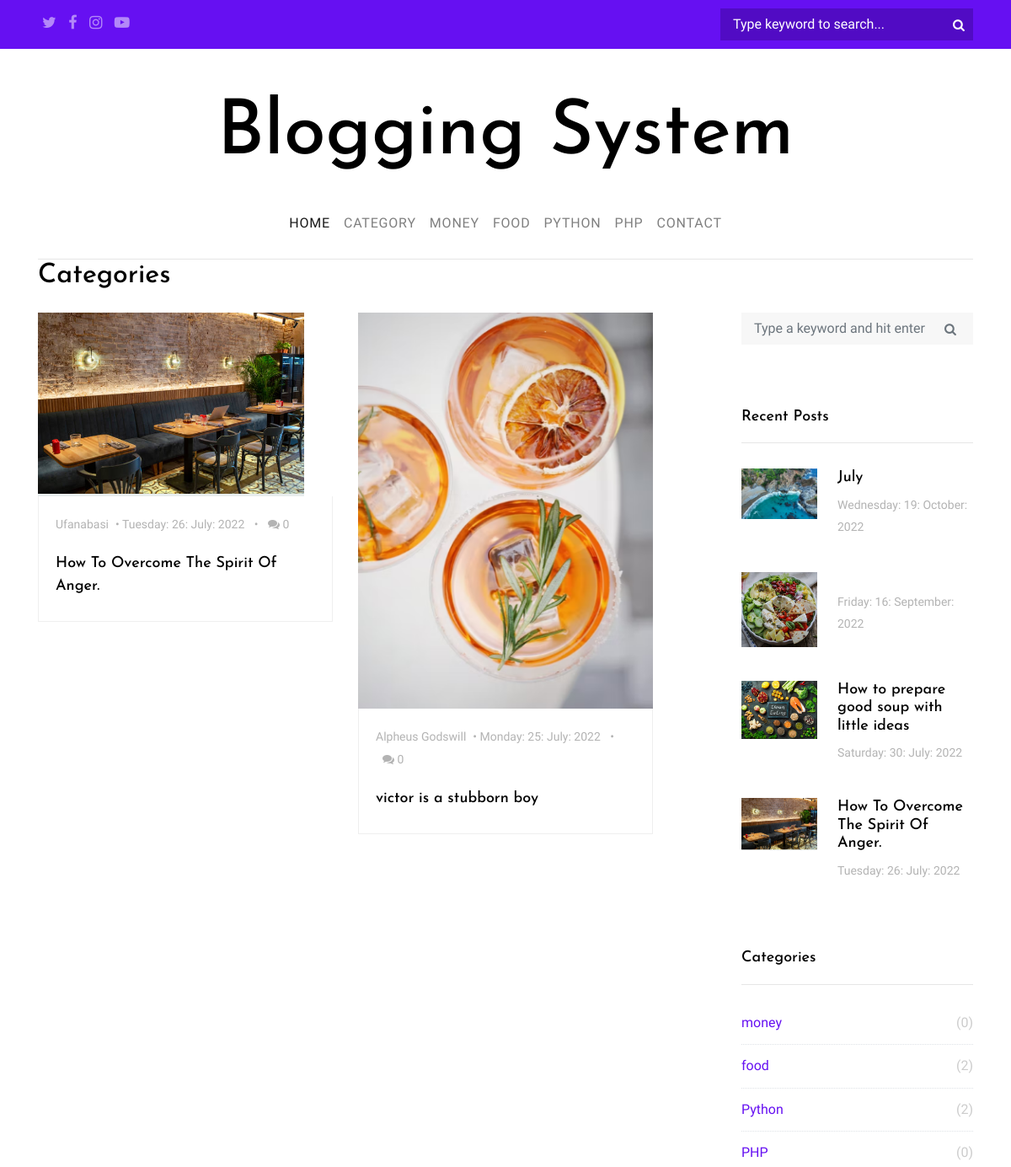
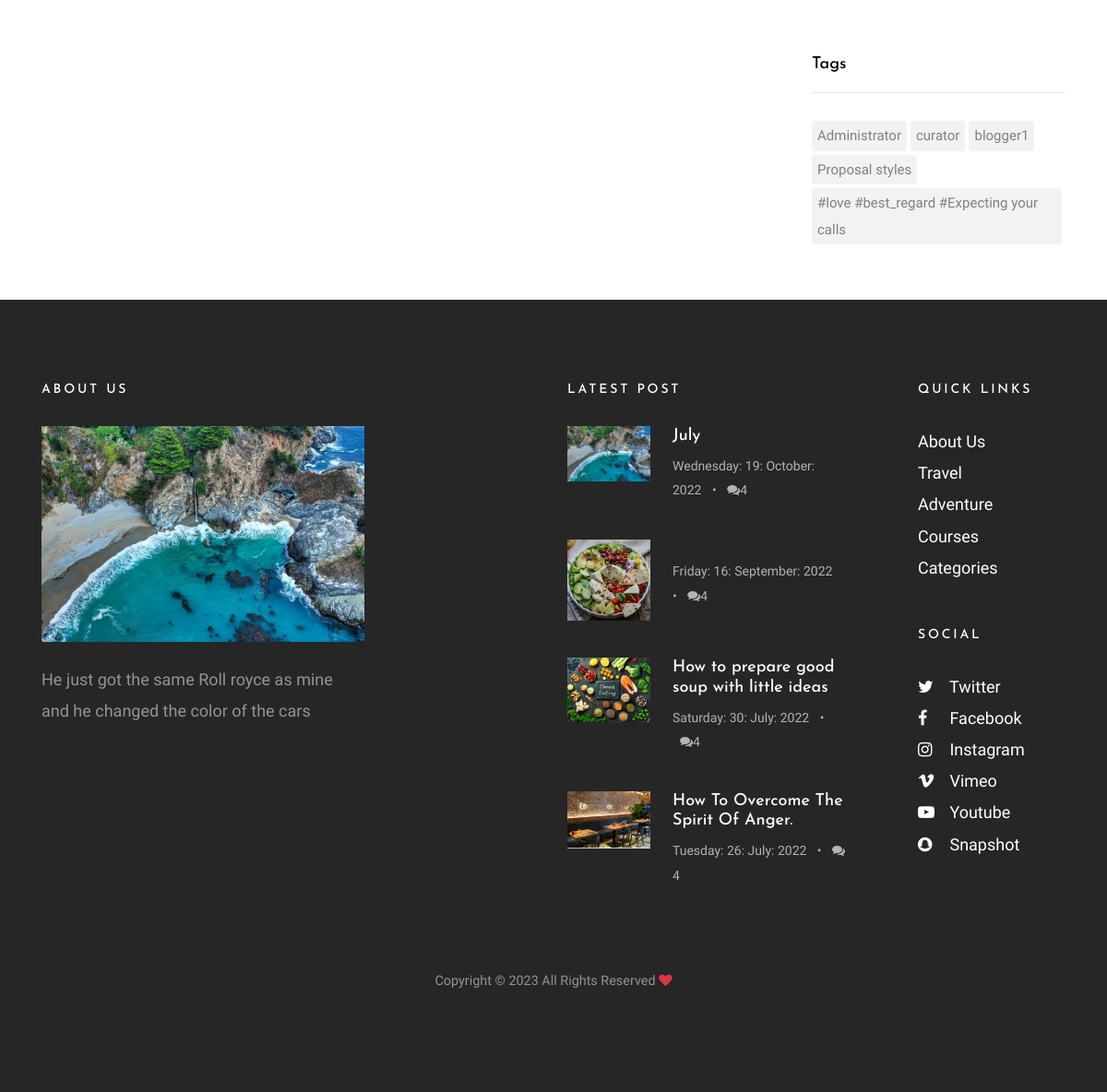
The app's page /category.php?cat_id=6 with its own data (2 pictures, top to bottom).
### tables this page shows
CREATE TABLE `categories` (
  `cat_id` int(11) NOT NULL,
  `cat_title` varchar(255) NOT NULL
);

CREATE TABLE `posts` (
  `post_id` int(11) NOT NULL,
  `post_title` varchar(255) NOT NULL,
  `post_category` varchar(255) NOT NULL,
  `post_category_id` int(11) NOT NULL,
  `post_author` varchar(255) NOT NULL,
  `post_content` text NOT NULL,
  `post_date` varchar(255) NOT NULL,
  `post_image` text NOT NULL,
  `post_comment_count` int(255) NOT NULL,
  `post_views` int(255) NOT NULL,
  `post_tags` text NOT NULL,
  `post_status` varchar(255) DEFAULT 'draft',
  `post_track` text NOT NULL
);

### includes/cat_posts.php (the view, shortened to what this page needs)
<?php
 (isset($_GET['cat_id'])) ? $cat_id = $_GET['cat_id'] : header("Location: ./index.php");
$query = "SELECT * FROM posts WHERE post_category_id LIKE '%$cat_id%' ORDER BY post_id DESC";
$result = mysqli_query($connect, $query);
$resultRow = mysqli_num_rows($result);
if( $resultRow === 0) {
 echo "<div class='alert alert-danger'>No search result found</div>";
}else{
while($row = mysqli_fetch_assoc($result)){
  $post_id = $row['post_id'];
  $post_title = $row['post_title'];
  $post_author = $row['post_author'];
  $post_content = $row['post_content'];
  $post_image = $row['post_image'];
  $date = $row['post_date'];
  $post_comment_count = $row['post_comment_count'];
  ?>
  <div class="col-md-6">
    <a href="./single.php?post_id=<?php echo $post_id; ?>&post_title=<?php echo $post_title;?>&post_content=<?php echo $post_content;?>" class="blog-entry element-animate" data-animate-effect="fadeIn">
      <img src="admin/images/<?php echo $post_image;?>" alt="Image placeholder">
      <div class="blog-content-body">
        <div class="post-meta">
          <span class="author mr-2"><?php echo $post_author;?></span>&bullet;
          <span class="mr-2"><?php echo $date;?> </span> &bullet;
          <span class="ml-2"><span class="fa fa-comments"></span> <?php echo $post_comment_count;?></span>
        </div>
        <h2><?php echo $post_title;?></h2>
      </div>
    </a>
  </div>
<?php
 }
}
 ?>

### includes/header.php (shortened to what this page needs)
<?php include "db.php"; ?>
<?php include "function.php"; ?>
<!doctype html>
<html lang="en">
  <head>
    <link rel="stylesheet" href="css/bootstrap.css">
    <link rel="stylesheet" href="css/animate.css">
    <link rel="stylesheet" href="css/owl.carousel.min.css">
    <link rel="stylesheet" href="fonts/ionicons/css/ionicons.min.css">
    <link rel="stylesheet" href="fonts/fontawesome/css/font-awesome.min.css">
    <link rel="stylesheet" href="fonts/flaticon/font/flaticon.css">
    <link rel="stylesheet" href="css/style.css">
  </head>
  <body>

### category.php
<?php include 'includes/header.php'; ?>
    <div class="wrap">
<?php include 'includes/navigation.php'; ?>
      <section class="site-section py-sm">
        <div class="container">
          <div class="row">
            <div class="col-md-6">
              <h2 class="mb-4">Categories</h2>
            </div>
          </div>
          <div class="row blog-entries">
            <div class="col-md-12 col-lg-8 main-content">
              <div class="row">
                <?php include './includes/cat_posts.php'; ?>
              </div>
            </div>
            <div class="col-md-12 col-lg-4 sidebar">
              <div class="sidebar-box search-form-wrap">
                <form action="./search.php" class="search-form" method="post">
                  <div class="form-group">
                    <span class="icon fa fa-search"></span>
                    <input type="text" name="search" class="form-control" id="s" placeholder="Type a keyword and hit enter">
                  </div>
                </form>
              </div>
              <?php include 'includes/sidebar.php'; ?>
<?php include 'includes/category.php'; ?>
<?php include 'includes/tags.php'; ?>
            </div>
          </div>
        </div>
      </section>
   <?php include "./includes/footer.php"?>
  </body>
</html>

### includes/navigation.php (shortened to what this page needs)
<header role="banner">
  <div class="top-bar">
    <div class="container">
      <div class="row">
        <div class="col-9 social">
          <a href="#"><span class="fa fa-twitter"></span></a>
          <a href="#"><span class="fa fa-facebook"></span></a>
          <a href="#"><span class="fa fa-instagram"></span></a>
          <a href="#"><span class="fa fa-youtube-play"></span></a>
        </div>
        <div class="col-3 search-top">
          <form action="./search.php" class="search-top-form" method="post">
            <span class="icon fa fa-search"></span>
            <input type="text" name="search_submit" id="s" placeholder="Type keyword to search...">
          </form>
        </div>
      </div>
    </div>
  </div>
  <div class="container logo-wrap">
    <div class="row pt-5">
      <div class="col-12 text-center">
        <h1 class="site-logo"><a href="index.php">Blogging System</a></h1>
      </div>
    </div>
  </div>
  <nav class="navbar navbar-expand-md  navbar-light bg-light">
    <div class="container">
      <div class="collapse navbar-collapse" id="navbarMenu">
        <ul class="navbar-nav mx-auto">
          <li class="nav-item">
            <a class="nav-link active" href="index.php">Home</a>
          </li>
          <li class="nav-item">
            <a class="nav-link" href="category.php">category</a>
          </li>
              <?php display_categories() ?>
          <li class="nav-item">
            <a class="nav-link" href="contact.php">Contact</a>
          </li>
        </ul>
      </div>
    </div>
  </nav>
</header>

### includes/function.php
<?php
 include "db.php";
function display_categories(){
    global $connect;
    $sql = "SELECT * FROM categories ORDER BY cat_id DESC LIMIT 4 ";
    $result = mysqli_query($connect,$sql);
    if (!$result) {
        die("Could_not_connect_to_database_to_fetch_data_from_it.".mysqli_error($connect));
    }else{
        while ($row= mysqli_fetch_assoc($result)) {
            $cat_id = $row['cat_id'];
            $cat_tit = $row['cat_title'];
            echo "<li class='nav-item dropdown'><a class='nav-link' href='category.php?cat_id=$cat_id'>{$cat_tit}</a></li>";
        }
    }
}
 ?>

### includes/sidebar.php (shortened to what this page needs)
<div class="sidebar-box">
  <h3 class="heading">Recent Posts</h3>
  <div class="post-entry-sidebar">
    <ul>
<?php
$query = "SELECT * FROM posts ORDER BY post_id DESC LIMIT 4";
$result = mysqli_query($connect, $query);
if (!$result) {
  die("Couldn't_call_data_from_database.posts_table".mysqli_error($connect));
}else {
  while($row = mysqli_fetch_assoc($result)){
    $post_id = $row['post_id'];
    $post_title = $row['post_title'];
    $post_content = $row['post_content'];
    $post_image = $row['post_image'];
    $date = $row['post_date'];
  ?>
      <li>
        <a href="./single.php?post_id=<?php echo $post_id; ?>&post_title=<?php echo $post_title;?>&post_content=<?php echo $post_content;?>">
          <img src="admin/images/<?php echo $post_image;?>" alt="Image placeholder" class="mr-4">
          <div class="text">
            <h4><?php echo $post_title;?></h4>
            <div class="post-meta">
              <span class="mr-2"><?php echo $date;?> </span>
            </div>
          </div>
        </a>
      </li>
<?php }
}
 ?>
 </ul>
 </div>
 </div>

### includes/category.php (shortened to what this page needs)
<?php include "db.php"?>
<?php
$sql = "SELECT * FROM categories ORDER BY cat_id DESC LIMIT 4";
$result = mysqli_query($connect,$sql);
?>
<div class="sidebar-box">
  <h3 class="heading">Categories</h3>
  <ul class="categories">
    <?php
    while ($row = mysqli_fetch_assoc($result)) {
      $cat_id = $row['cat_id'];
      $cat_tit = $row['cat_title'];
      $sql = mysqli_query($connect, "SELECT * FROM posts WHERE post_category_id=$cat_id");
      $span = mysqli_num_rows($sql);
      echo "<li><a href='category.php?cat_id=$cat_id'>$cat_tit<span>($span)</span></a></li>";
    }
    ?>
  </ul>
</div>

### includes/tags.php
<?php
$sql = "SELECT * FROM posts ORDER BY post_id LIMIT 5";
$result = mysqli_query($connect, $sql);
if (!$result) {
  die("Couldn't_connect_to_database.posts_to_pick_the_data_needed".mysqli_error($connect));
}else {
 ?>
<div class="sidebar-box">
  <h3 class="heading">Tags</h3>
  <ul class="tags">
    <?php
      while($row = mysqli_fetch_assoc($result)){
        $tags = explode('%',$row['post_tags']);
        ?>
          <?php foreach($tags as $mini) {
             echo "<li><a href=''>$mini</a></li>";
              }
              ?>
              <?php }
            }
     ?>
  </ul>
</div>

### includes/footer.php (shortened to what this page needs)
<?php
$query = "SELECT * FROM posts ORDER BY post_id DESC LIMIT 1";
$result = mysqli_query($connect, $query);
if (!$result) {
  die("Couldn't_call_data_from_database.posts_table".mysqli_error($connect));
}else {
  while($row = mysqli_fetch_assoc($result)){
    $post_content = $row['post_content'];
    $post_image = $row['post_image'];
  ?>
<footer class="site-footer">
        <div class="container">
          <div class="row mb-5">
            <div class="col-md-4">
              <h3>About Us</h3>
              <p class="mb-4">
                <img src="./admin/images/<?php echo $post_image;?>" alt="Image placeholder" class="img-fluid">
              </p>
              <p><?php echo $post_content?><a href="#"></a></p>
            </div>
            <div class="col-md-6 ml-auto">
              <div class="row">
                <div class="col-md-7">
                  <h3>Latest Post</h3>
                  <div class="post-entry-sidebar">
                    <ul>
            <?php
  }
}
            ?>
        <?php
      $query = "SELECT * FROM posts ORDER BY post_id DESC LIMIT 4";
      $result = mysqli_query($connect, $query);
      $span = mysqli_num_rows($result);
      if (!$result) {
        die("Couldn't_call_data_from_database.posts_table".mysqli_error($connect));
      }else {
        while($row = mysqli_fetch_assoc($result)){
          $post_id = $row['post_id'];
          $post_title = $row['post_title'];
          $post_content = $row['post_content'];
          $post_image = $row['post_image'];
          $post_date = $row['post_date'];
  ?>
                      <li>
                        <a href="../blogging_system3/single.php?post_id=<?php echo $post_id; ?>&post_title=<?php echo $post_title;?>&post_content=<?php echo $post_content;?>">
                          <img src="./admin/images/<?php echo $post_image;?>" alt="Image placeholder" class="mr-4">
                          <div class="text">
                            <h4><?php echo $post_title;?></h4>
                            <div class="post-meta">
                              <span class="mr-2"><?php echo $post_date;?></span> &bullet;
                              <span class="ml-2"><span class="fa fa-comments"></span><?php echo $span;?></span>
                            </div>
                          </div>
                        </a>
                      </li>
                      <?php }
                          }
                      ?>
                    </ul>
                  </div>
                </div>
                <div class="col-md-1"></div>
                <div class="col-md-4">
                  <div class="mb-5">
                    <h3>Quick Links</h3>
                    <ul class="list-unstyled">
                      <li><a href="#">About Us</a></li>
                      <li><a href="#">Travel</a></li>
                      <li><a href="#">Adventure</a></li>
                      <li><a href="#">Courses</a></li>
                      <li><a href="#">Categories</a></li>
                    </ul>
                  </div>
                  <div class="mb-5">
                    <h3>Social</h3>
                    <ul class="list-unstyled footer-social">
                      <li><a href="#"><span class="fa fa-twitter"></span> Twitter</a></li>
                      <li><a href="#"><span class="fa fa-facebook"></span> Facebook</a></li>
                      <li><a href="#"><span class="fa fa-instagram"></span> Instagram</a></li>
                      <li><a href="#"><span class="fa fa-vimeo"></span> Vimeo</a></li>
                      <li><a href="#"><span class="fa fa-youtube-play"></span> Youtube</a></li>
                      <li><a href="#"><span class="fa fa-snapchat"></span> Snapshot</a></li>
                    </ul>
                  </div>
                </div>
              </div>
            </div>
          </div>
          <div class="row">
            <div class="col-md-12 text-center">
              <p class="small">
            Copyright &copy;  All Rights Reserved <i class="fa fa-heart text-danger" aria-hidden="true"></i>
            </p>
            </div>
          </div>
        </div>
      </footer>
    </div>

### records on screen
categories: cat_title "MONEY", cat_title "money", span "0"
categories: cat_title "FOOD", cat_title "food", span "2"
categories: cat_title "PYTHON", cat_title "Python", span "2"
categories: cat_title "PHP", span "0"
posts: post_image (picture), post_author "Ufanabasi", post_date "Tuesday: 26: July: 2022", post_comment_count "0", post_title "How To Overcome The Spirit Of Anger."
posts: post_image (picture), post_author "Alpheus Godswill", post_date "Monday: 25: July: 2022", post_comment_count "0", post_title "victor is a stubborn boy"
posts: post_image (picture), post_title "July", post_date "Wednesday: 19: October: 2022", post_content "He just got the same Roll royce as mine and he changed the color of the cars"
posts: post_image (picture), post_date "Friday: 16: September: 2022"
posts: post_image (picture), post_title "How to prepare good soup with little ideas", post_date "Saturday: 30: July: 2022"
posts: post_tags "Administrator"
posts: post_tags "curator"
posts: post_tags "blogger1"
posts: post_tags "Proposal styles"
posts: post_tags "#love #best_regard #Expecting your calls"
